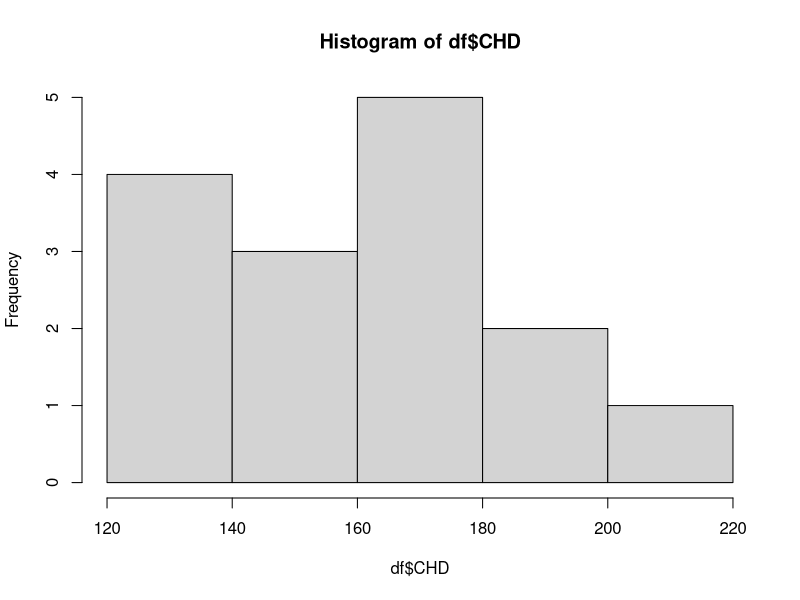
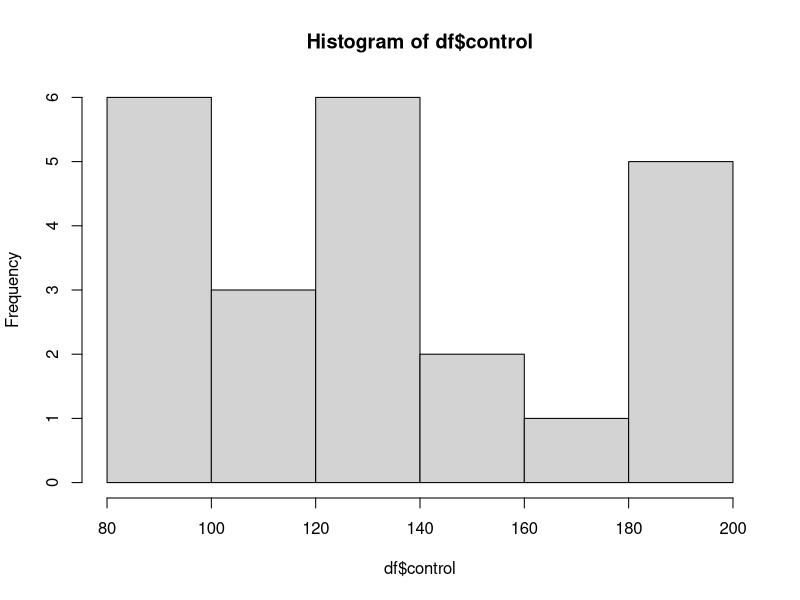
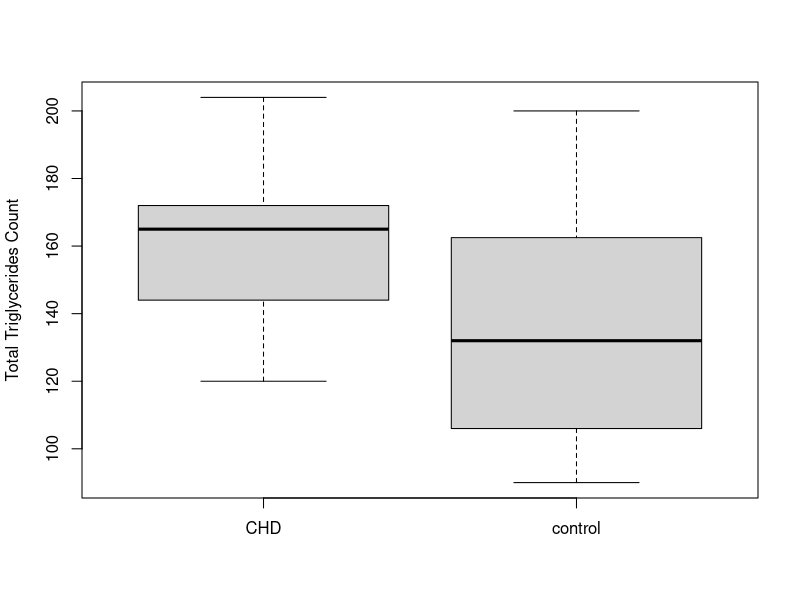
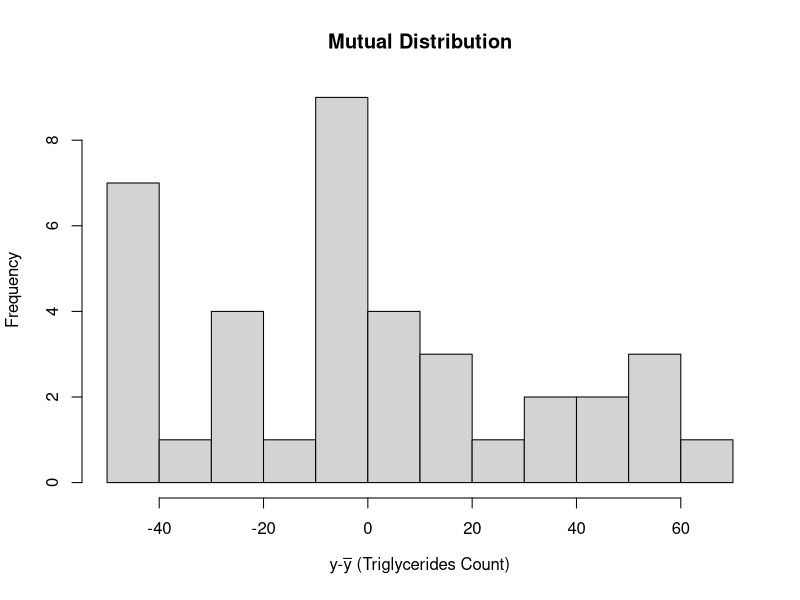

Source code (R) for these figures, in order: (Note: this script raises an error after producing the figures.)
setwd("C:/Projects/CS Material And Snippets/Learn Statistics + R/Statistics Course/Assignment2")
rm(list = ls())
library(car)


df <- read.csv("triglycerides.csv")

hist(df$CHD)

hist(df$control)

boxplot(df, ylab = "Total Triglycerides Count")

#stack data into 1 feature vector and one group vector
df_flat <- data.frame(stack(df))

df_flat <- na.omit(df_flat) #omit NaNs

h_levene <- leveneTest(values ~ ind, data = df_flat)

means <- aggregate(values ~ ind, df_flat, mean)

df_flat$shifted <- 0
df_flat$shifted[df_flat$ind == "CHD"] <- df_flat$values[df_flat$ind == "CHD"] - means$values[means$ind == "CHD"]
df_flat$shifted[df_flat$ind == "control"] <- df_flat$values[df_flat$ind == "control"] - means$values[means$ind == "control"]

hist(
  df_flat$shifted,
  breaks = 10,
  xlab = bquote('y-' * bar(y) * ' (Triglycerides Count)'),
  ylab = 'Frequency',
  main = "Mutual Distribution"
)

# normality shepiro-wilk test
h_shapiro <- shapiro.test(df_flat$shifted)
# pv > 0.05 -> accept normality assumption of mutual distribution

h_ttest <- t.test(
  values ~ ind,
  data = df_flat,
  var.equal = TRUE,
  paired = FALSE,
  alternative = "greater"
)
q1h0 <- h_ttest['p.value'] > 0.05

# Q2
df_flat$normal <- df_flat$values <= 170
# categorization of data into contingency table
cont_table <- data.frame(
  row.names = c('NORMAL LEVEL COUNT', 'HIGH LEVEL COUNT'),
  "CHD" = c(
    length(df_flat$normal[df_flat$ind == 'CHD' & df_flat$normal == TRUE]),
    length(df_flat$normal[df_flat$ind == 'CHD' & df_flat$normal == FALSE])
  ),

  "control" = c(
    length(df_flat$normal[df_flat$ind == 'control' & df_flat$normal == TRUE]),
    length(df_flat$normal[df_flat$ind == 'control' & df_flat$normal == FALSE])
  )
)

# H0: CHD/control <====>  LEVEL
# H1: CHD/control <=//=>  LEVEL
h_fisher <- fisher.test(cont_table, conf.level = 0.95)
q2h0_fisher <- (h_fisher['p.value'] > 0.05)


# Alternative: (worse here since small sample sizes)
expected_table <- data.frame()
for (i in seq_len(nrow(cont_table))) {
  for (j in seq_len(ncol(cont_table))) {
    expected_table[i, j] <- sum(cont_table[i,]) * sum(cont_table[, j]) / sum(cont_table)
  }
}

# Calculate the cell chi2 and total chi2
x2 <- (expected_table - cont_table)^2 / expected_table
x2_total <- sum(x2)
df <- (2 - 1) * (2 - 1)
x2_crit <- qchisq(0.95, df = df)
x2pv <- pchisq(x2_total, df = df, lower.tail = T)

# H0: D(CHD)=D(control)
# H1: D(CHD)!=D(control)
h_chisq <- chisq.test(cont_table)

q2h0_chisq <- x2_crit > x2_total
q2h0_chisq_alt <- h_chisq['p.value'] > 0.05
q2h0_chisq_alt2 <- x2pv > 0.05

################## CLEAN UP ##################

CLEAN_UP <- F # change this to toggle cleanup

if (CLEAN_UP) {
  # Clear environment
  rm(list = ls())

  # Clear packages
  # detach("package:datasets", unload = TRUE)  # For base

  # Clear plots
  dev.off()  # But only if there IS a plot

  # Clear console
  cat("\014")  # ctrl+L

  # Clear mind :)
}